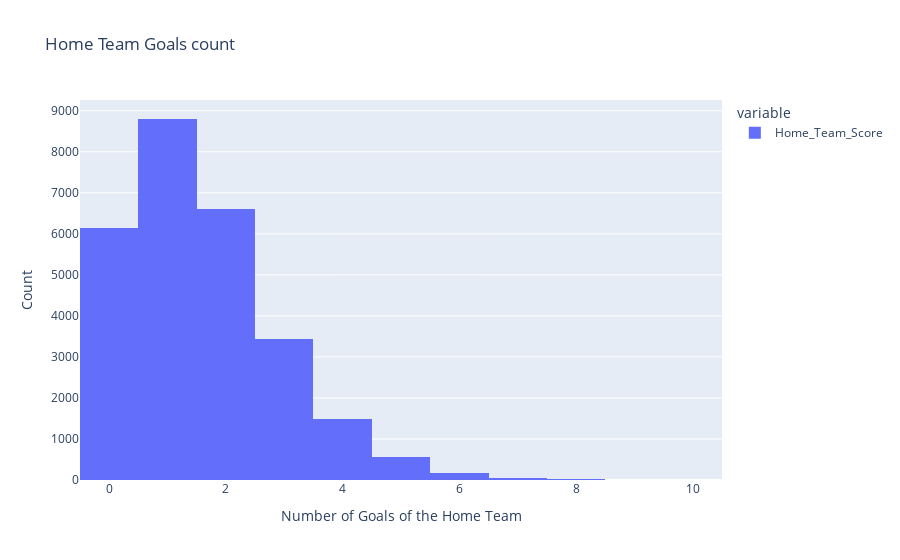

This figure's notebook cell:
### Markdown cell above
Data Viz

### Code cell
fig = px.histogram(df.Home_Team_Score
 ,title="Home Team Goals count")
fig.update_layout(
    xaxis_title="Number of Goals of the Home Team",
    yaxis_title="Count"
    )

fig.show()

### Figure 1 — Plotly figure (JSON) as saved in the notebook; plotly's stock layout.template omitted (floating-point values rounded to 4 significant figures; data arrays with more than 128 entries replaced by an {"elided": "..."} marker saying what was removed)
{"data": [{"alignmentgroup": "True", "bingroup": "x", "hovertemplate": "variable=Home_Team_Score<br>value=%{x}<br>count=%{y}<extra></extra>", "legendgroup": "Home_Team_Score", "marker": {"color": "#636efa", "pattern": {"shape": ""}}, "name": "Home_Team_Score", "offsetgroup": "Home_Team_Score", "orientation": "v", "showlegend": true, "type": "histogram", "x": {"elided": "27290 int values"}, "xaxis": "x", "yaxis": "y"}], "layout": {"barmode": "relative", "legend": {"title": {"text": "variable"}, "tracegroupgap": 0}, "title": {"text": "Home Team Goals count"}, "xaxis": {"anchor": "y", "domain": [0, 1], "title": {"text": "Number of Goals of the Home Team"}}, "yaxis": {"anchor": "x", "domain": [0, 1], "title": {"text": "Count"}}}}
